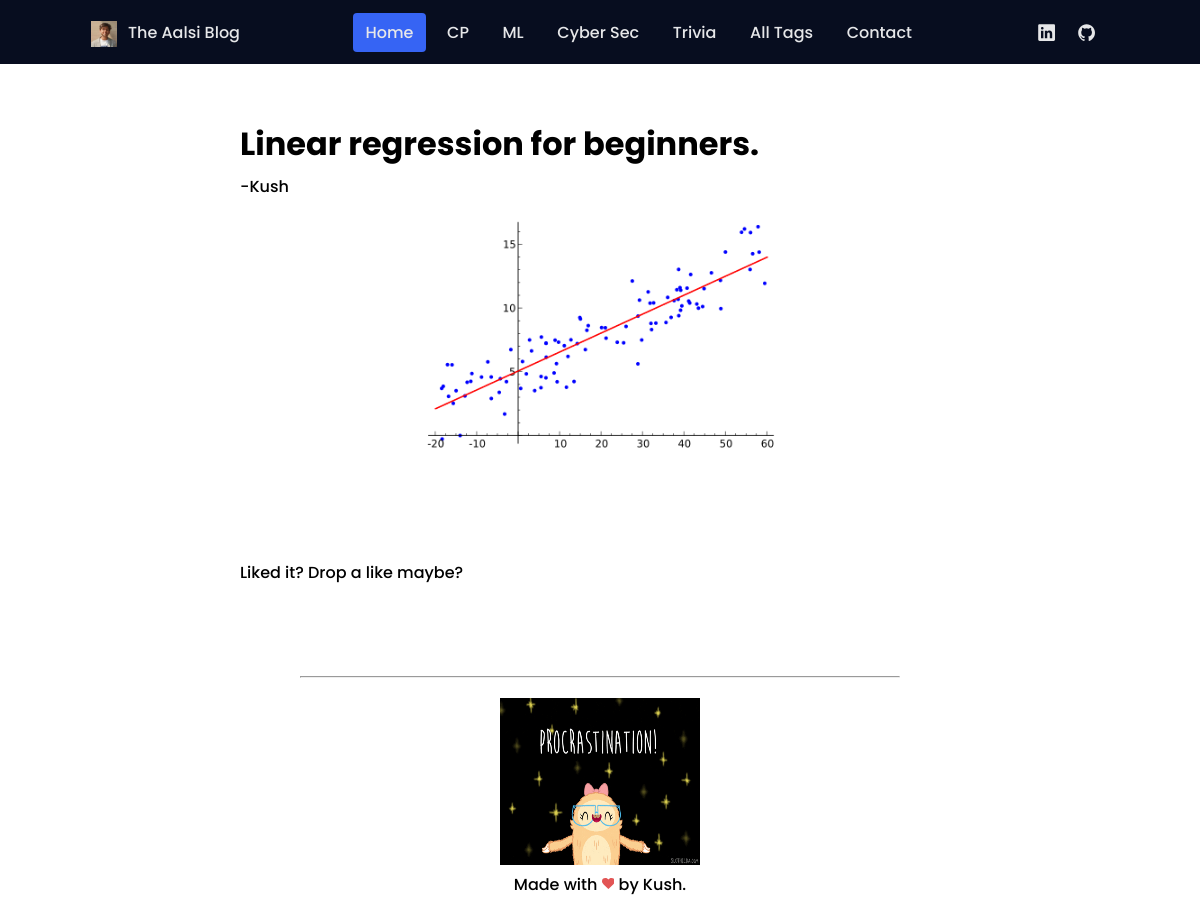
The page /article/Linear regression for beginners. on the database its author committed.
### home/models.py (models this page shows, shortened)
class Articles(models.Model):
    title = models.CharField(max_length=50)
    img = models.ImageField(null = True, blank = True, upload_to = 'static/images/')
    author = models.CharField(max_length=100)
    tags = models.CharField(max_length=500, default="")
    article_body = RichTextField(blank = True, null = True)

### home/views.py (the view)
# urls.py: path('article/<str:title>', views.article, name = "article"),
def article(request, title):
    article = Articles.objects.get(title = title)
    context = {
        'title' : title,
        'article' : article
    }
    return render(request, 'article.html', context)

### templates/article.html (shortened to what this page needs)
{% extends 'base.html' %}
{% block content %}
    <div class="title">
        <h1>{{article.title}}</h1>
    </div>
    <div class="author">
        <p>-{{article.author}}</p>
    </div>
    <img class = "img_art" src={{article.img.url}} alt="">
    <p>{{article.article_body | safe}}</p><br><br>
    <p>Liked it? Drop a like maybe?</p>
{% endblock content %}

### static/styles.css (style rules this page uses)
:root { --header-height: 3rem; --first-color: #3664F4; --dark-color: #070D1F; --dark-color-alt: #282B3A; --white-color: #E6E7E9; --body-font: 'Poppins', sans-serif; --normal-font-size: .938rem; --small-font-size: .813rem; --z-fixed: 100; }
@media screen and (min-width: 768px) { :root { --normal-font-size: 1rem; --small-font-size: .875rem; } }
body { margin: var(--header-height) 0 0 0; font-family: var(--body-font); font-size: var(--normal-font-size); font-weight: 500; }
img { max-width: 100%; height: auto; }
@media screen and (min-width: 768px) { body { margin: 0; } }
.img_art { display: block; margin-left: auto; margin-right: auto; width: 50%; margin-bottom: 40px; }
.author { margin-top: -15px; }

### rows shown on the page
Articles: title "Linear regression for beginners.", author "Kush", img (picture)
